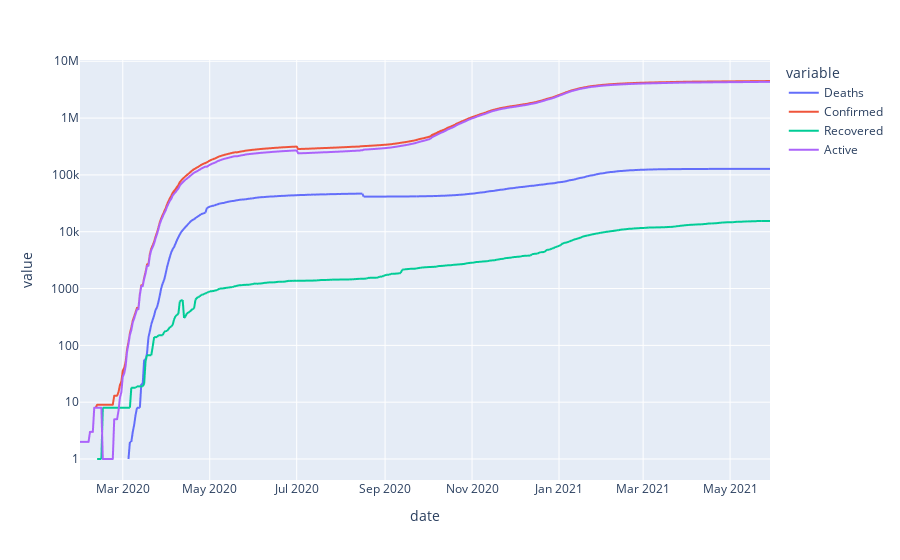

The notebook cell this image was saved under:
### Code cell
UK = dff[dff['country']=='UK'].groupby('date')[['Confirmed','Deaths','Recovered','Active']].sum()

px.line(data_frame=UK,x=UK.index,y=['Deaths','Confirmed','Recovered','Active'],log_y=True)

### Figure 1 — Plotly figure (JSON) as saved in the notebook; plotly's stock layout.template omitted (floating-point values rounded to 4 significant figures; data arrays with more than 128 entries replaced by an {"elided": "..."} marker saying what was removed)
{"data": [{"hovertemplate": "variable=Deaths<br>date=%{x}<br>value=%{y}<extra></extra>", "legendgroup": "Deaths", "line": {"color": "#636efa", "dash": "solid"}, "marker": {"symbol": "circle"}, "mode": "lines", "name": "Deaths", "showlegend": true, "type": "scattergl", "x": {"elided": "485 str values"}, "xaxis": "x", "y": {"elided": "485 int values"}, "yaxis": "y"}, {"hovertemplate": "variable=Confirmed<br>date=%{x}<br>value=%{y}<extra></extra>", "legendgroup": "Confirmed", "line": {"color": "#EF553B", "dash": "solid"}, "marker": {"symbol": "circle"}, "mode": "lines", "name": "Confirmed", "showlegend": true, "type": "scattergl", "x": {"elided": "485 str values"}, "xaxis": "x", "y": {"elided": "485 int values"}, "yaxis": "y"}, {"hovertemplate": "variable=Recovered<br>date=%{x}<br>value=%{y}<extra></extra>", "legendgroup": "Recovered", "line": {"color": "#00cc96", "dash": "solid"}, "marker": {"symbol": "circle"}, "mode": "lines", "name": "Recovered", "showlegend": true, "type": "scattergl", "x": {"elided": "485 str values"}, "xaxis": "x", "y": {"elided": "485 int values"}, "yaxis": "y"}, {"hovertemplate": "variable=Active<br>date=%{x}<br>value=%{y}<extra></extra>", "legendgroup": "Active", "line": {"color": "#ab63fa", "dash": "solid"}, "marker": {"symbol": "circle"}, "mode": "lines", "name": "Active", "showlegend": true, "type": "scattergl", "x": {"elided": "485 str values"}, "xaxis": "x", "y": {"elided": "485 int values"}, "yaxis": "y"}], "layout": {"legend": {"title": {"text": "variable"}, "tracegroupgap": 0}, "margin": {"t": 60}, "xaxis": {"anchor": "y", "domain": [0, 1], "title": {"text": "date"}}, "yaxis": {"anchor": "x", "domain": [0, 1], "title": {"text": "value"}, "type": "log"}}}
